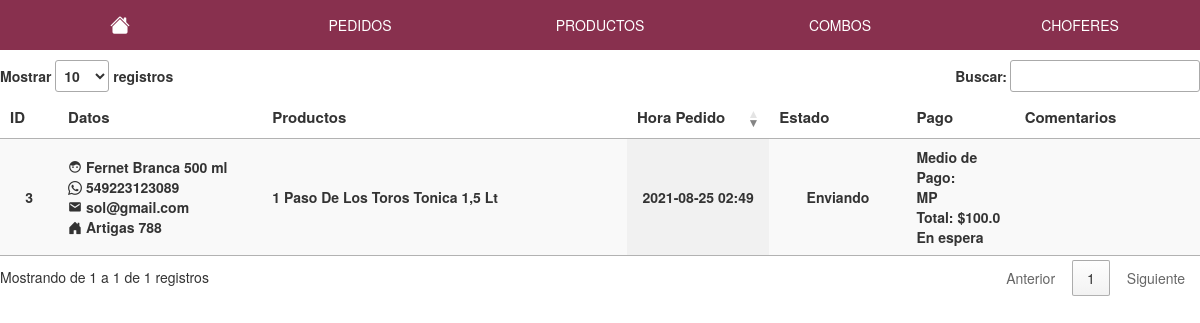
Before: /panel/choferes/perfil/2 (signed in) with the older database file.
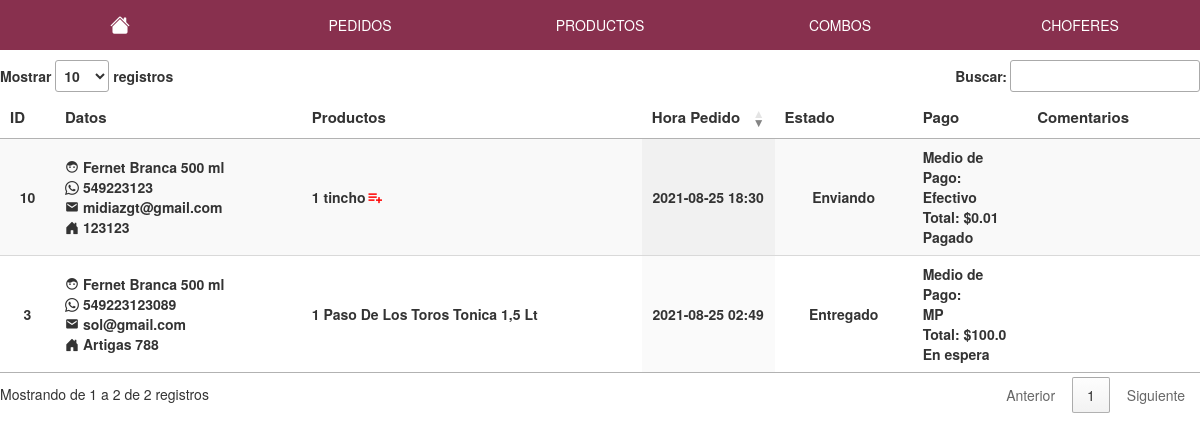
After: the same page with the newer database file.
### tienda/models.py (models this page shows, shortened)
class Pedidos(db.Model):
    id=db.Column(db.Integer(),primary_key=True)
    direccion=db.Column(db.String(length=200),nullable=False)
    nombre=db.Column(db.String(length=100),nullable=False)
    telefono=db.Column(db.Integer(),nullable=True)
    email= db.Column(db.String(100))
    fechaHoraPedido=db.Column(db.String(100))
    fechaHoraEntrega=db.Column(db.String(100))
    estado=db.Column(db.String(length=50),nullable=False) #estado de envio
    chofer=db.Column(db.Integer(),db.ForeignKey('usuarios.id'))
    descripcion=db.Column(db.String(length=500),nullable=False)
    formaPago=db.Column(db.String(length=100),nullable=False)
    estadoPago=db.Column(db.String(length=100),nullable=False)
    datos_pedido= db.Column(types.JSON(),nullable=False)
    costo=db.Column(db.Float(),nullable=False)

class Productos(db.Model):
    id=db.Column(db.Integer(),primary_key=True)
    nombre=db.Column(db.String(length=500),nullable=False)
    categoria=db.Column(db.String(length=100),nullable=False)
    precio=db.Column(db.Float(),nullable=False)
    stock=db.Column(db.Integer(),nullable=False)
    oferta=db.Column(db.Integer(),nullable=True)
    precioFinal=db.Column(db.Float(),nullable=False)
    imagen=db.Column(db.String(),nullable=False)

class Combos(db.Model):
    id=db.Column(db.Integer(),primary_key=True)
    nombre=db.Column(db.String(length=500),nullable=False)
    datos_combo= db.Column(types.JSON(),nullable=False)  # id del producto y cantidad
    precioFinal=db.Column(db.Float(),nullable=False)
    stock=db.Column(db.Integer(),nullable=False)
    imagen=db.Column(db.String(),nullable=False)

### tienda/usuario/routesadmin.py (the view)
@app.route('/panel/choferes/perfil/<chofer_id>', methods=['GET','POST'])
@login_required
def choferes_perfil(chofer_id):
    if not current_user.is_admin() and not current_user.is_chofer():
        abort(404)
    if  not current_user.is_admin():
        if current_user.id!=chofer_id:
            abort(404)
    chofer_id=int(chofer_id)
    pedidos=Pedidos.query.filter(Pedidos.chofer==chofer_id)
    productos = Productos.query.all()
    combos = Combos.query.all()
    info = [None]*1000 #aca van los datos del carrito
    prod = [None]*1000 #aca van los datos del carrito
    comb = [None]*1000
    infocombos = [None]*1000
    for items in pedidos:
        info[items.id] = json.loads(items.datos_pedido)
    for items in  productos:
        prod[items.id]=items
    for items in  combos:
        comb[items.id]=items
        infocombos[items.id] = json.loads(items.datos_combo)
    choferes=Usuarios.query.filter(Usuarios.chofer==1)
    return render_template('choferes_perfil.html',data=pedidos,info=info,productos=productos,prod=prod,choferes=choferes,combos=combos,comb=comb,infocombos=infocombos)

### tienda/carrito/routes.py (called while the page is built)
@app.context_processor
def contar_carrito():
	try:
		if request.cookies.get("carrito") is None:
			return {'num_articulos': 0}
		else:
			datos = json.loads(request.cookies.get("carrito"))
			return {'num_articulos': len(datos)}
	except:
			return {'num_articulos': 0}

### tienda/models.py (called while the page is built)
    def is_admin(self):
        return self.admin

### tienda/routes.py (called while the page is built)
@login_manager.user_loader
def load_user(user_id):
	aux=Usuarios.query.get(int(user_id))
	return aux

### tienda/templates/choferes_perfil.html (shortened to what this page needs)
{% extends 'layout-admin.html' %}
{% block content %}
<div class="contenido">
<table id="pedidos" hidden="hidden" class="display" style="width:100%;">
        <thead>
            <tr>
            	<th>ID</th>
                <th>Datos</th>
                <th>Productos</th>
                <th>Hora Pedido</th>
                <th>Estado</th>
                <th>Pago</th>
                <th>Comentarios</th>
            </tr>
        </thead>
        <tbody>
        	{%for i in data %}
        	{% if i.estado != 'Cancelado' %}
           <tr>
           	<td>{{i.id}}</td>
           	<td>
           		<div class="datos">
           			<span><i class='bx bxs-face'></i> {{i.nombre}}</span>
           			<span><i class="bi bi-whatsapp"></i> {{i.telefono}}</span>
           			<span><i class='bx bxs-envelope' ></i> {{i.email}}</span>
           			<span><i class="bi bi-house-door-fill"></i> {{i.direccion}}</span>
           		</div>
           	</td>
           	<td style="min-width: 200px;">
           		<div class="productos">
           			{%  for j in info[i.id] %}
           			<div>
           			  {% if j.tipo=='combo' %}
           			  	{% if comb[j.id|int]!=None %}
           			  	<details>
	           			  <summary style="display:flex; align-items: center;">{{ j.cantidad }} {{comb[(j.id | int)].nombre}} <i class='bx bx-list-plus' style="font-size: 18px; color: red;"></i></summary>
	           			</details>
	           			{% else %}
	           			<span>Combo Eliminado</span>
	           			{% endif %}
           			  {% else %}
           			  	{% if prod[j.id|int]!=None %}
           			  		{{ j.cantidad }} {{prod[(j.id | int)].nombre}}
           			  	{% else %}
           			  	<span>Producto Eliminado</span>
           			  	{% endif %}
           			  {% endif %}
           			 </div>
           			{% endfor %}
           		</div>
           	</td>
           	<td>
           		{{i.fechaHoraPedido[:16]}}
           	</td>
           	<td>
           		<span>{{i.estado}}</span>
           	</td>
           	<td class="datos-pago">
           		<div>Medio de Pago:</br> {{i.formaPago}}</div>
           		<div>Total: ${{i.costo}}</div>
           		<div>{{i.estadoPago}}</div>
           	</td>
           	<td>
           	</td>
           </tr>
           {% endif %}
           {% endfor %}
        </tbody>
    </table>
</div>
{% endblock content %}

Changed rows visible on the page:
changed Pedidos "sol@gmail.com": estado "Enviando" → "Entregado"
added Pedidos: id "10", nombre "Fernet Branca 500 ml", telefono "549223123", email "midiazgt@gmail.com", direccion "123123", cantidad "1", fechaHoraPedido "2021-08-25 18:30", estado "Enviando", formaPago "Efectivo", costo "0.01", estadoPago "Pagado"
added Combos: nombre "tincho"
Other visible differences:
text written by a page script: "Mostrar registros Buscar: Mostrando de 1 a 1 de 1 registros Anterior 1 Siguiente" → "Mostrar registros Buscar: Mostrando de 1 a 2 de 2 registros Anterior 1 Siguiente"
